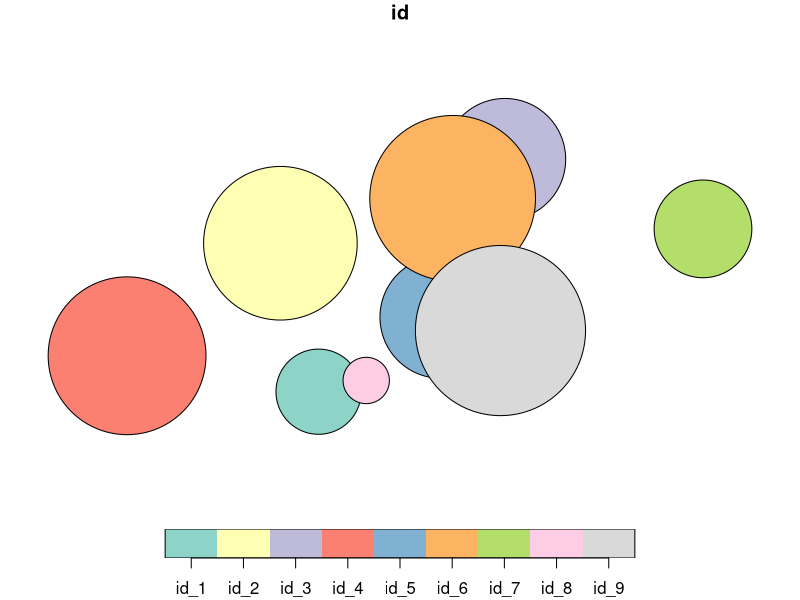

R code for this plot: (Note: this script raises an error after producing the figure.)
library(tibble)
library(dplyr)
library(sf)
library(data.table)

ncircles <- 9
rmax     <- 120
x_limits <- c(-70,70)
y_limits <- c(-30,30)
set.seed(100) 
xy <- data.frame(
  id = paste0("id_", 1:ncircles), 
  x = runif(ncircles, min(x_limits), max(x_limits)),
  y = runif(ncircles, min(y_limits), max(y_limits))) %>% 
  as_tibble()

polys <- st_as_sf(xy, coords = c(2,3)) %>% 
  st_buffer(runif(ncircles, min = 1, max = 20)) 

plot(polys[1])
noint = list()
count_no = 1
int = list()
count_int = 1
polys = as(polys, "Spatial")


clip  <- gIntersection(polys[5,], polys[-5,], byid = TRUE, drop_lower_td = TRUE)
clip2 <- gIntersection(clip[1,], clip[-1,], byid = TRUE, drop_lower_td = FALSE)
int1  <- gDifference(clip, clip2, byid = T)
sing1  <- gDifference(polys[5,], clip, byid = F)


for (i in 1:9) {
  pol_i <- polys[i,]  
  other_pol <- polys[-i,]
  inters <- st_intersection(pol_i, other_pol)
  inters_2 <- st_intersection(inters, inters)
  if (length(inters$id) == 1) {
    no <-  st_difference(pol_i, inters)
    noint[[count_no]] <- no
    int[[count_int]]  <- inters
    count_int = count_int + 1
    count_no = count_no + 1
    polys  <- st_difference(other_pol, inters) %>% st_cast()
    # new2 <- st_difference(new, noint)
  }
}
noint <- rbindlist(noint)  %>% as_tibble %>% st_as_sf()
int = rbindlist(int)  %>% as_tibble %>% st_as_sf()
